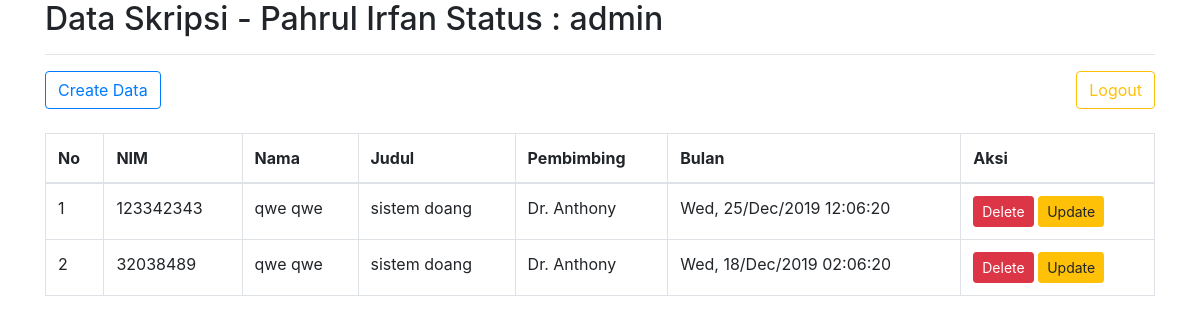
Screenshot of /P6/index.php (signed in) with the database file from the repository.
### tables this page shows
CREATE TABLE `skripsi` (
  `id` int(11) NOT NULL,
  `nim` varchar(10) NOT NULL,
  `nama` varchar(50) NOT NULL,
  `judul` varchar(255) NOT NULL,
  `pembimbing` varchar(50) NOT NULL,
  `create_at` datetime NOT NULL
);

### P6/index.php (the view, shortened to what this page needs)
<?php
require 'connect.php';
?>
<!doctype html>
<html>
<head>
    <link rel="stylesheet" href="../P4/bootstrap/css/bootstrap.min.css">
</head>
<body>
<div class="container">
    <h2>Data Skripsi - <?php echo $_SESSION['nama'] . ' Status : ' . $_SESSION['status']; ?></h2>
    <hr>
    <a href="create.php" class="btn btn-outline-primary">Create Data</a>
    <a href="logout.php" class="btn btn-outline-warning float-right">Logout</a>
    <br> <br>
    <table class="table table-bordered" border="1" width="70%">
        <thead>
        <tr>
            <th>No</th>
            <th>NIM</th>
            <th>Nama</th>
            <th>Judul</th>
            <th>Pembimbing</th>
            <th>Bulan</th>
            <th>Aksi</th>
        </tr>
        </thead>
        <tbody>
        <?php
        $query = mysqli_query($koneksi, "select * from skripsi ORDER BY create_at desc ");
        $no = 1;
        while ($data = mysqli_fetch_array($query)) :
            ?>
            <tr>
                <td><?= $no++ ?></td>
                <td><?php echo $data['nim']; ?> </td>
                <td><?= $data['nama']; ?> </td>
                <td><?= $data['judul']; ?> </td>
                <td><?= $data['pembimbing']; ?> </td>
                <td><?= date('D, d/M/Y H:i:s', strtotime($data['create_at'])); ?></td>
                <td>
                    <?php if ($_SESSION['status'] == 'admin') { ?>
                        <a class="btn btn-danger btn-sm" onclick="return confirm('Yakin ?')"
                           href="delete.php?id=<?= $data['id']; ?>">Delete</a>
                    <?php } ?>
                    <a class="btn btn-warning btn-sm" href="update.php?id=<?= $data['id']; ?>">Update</a>
                </td>
            </tr>
        <?php
        endwhile;
        ?>
        </tbody>
    </table>
</div>
</body>
</html>

### rows the page displays
skripsi: nim "123342343", nama "qwe qwe", judul "sistem doang", pembimbing "Dr. Anthony", create_at "Wed, 25/Dec/2019 12:06:20"
skripsi: nim "32038489", nama "qwe qwe", judul "sistem doang", pembimbing "Dr. Anthony", create_at "Wed, 18/Dec/2019 02:06:20"

### other values shown
$_SESSION['nama'] "Pahrul Irfan"
$_SESSION['status'] "admin"
